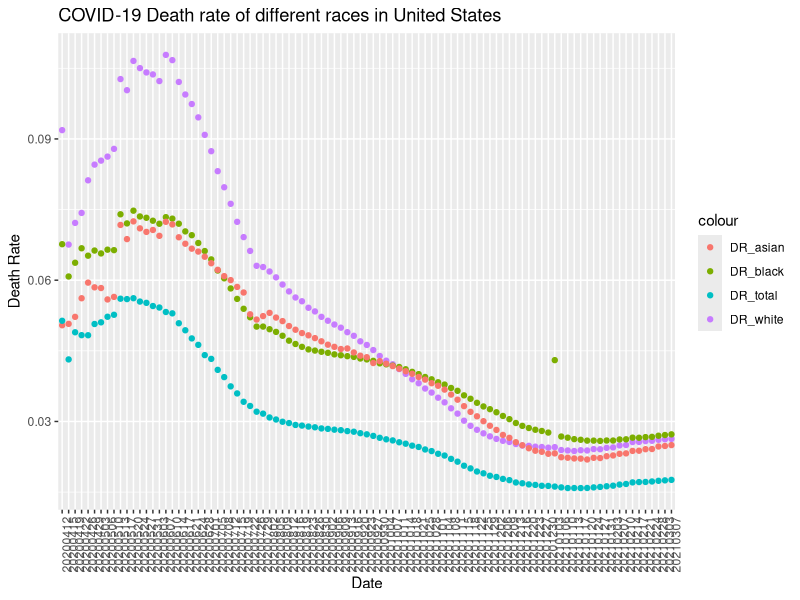

R code for this plot:
## ---- chunk 1
knitr::opts_chunk$set(echo = TRUE)
library(data.table)
library(dplyr)
library(tidytext)
library(tidyverse)
library(tidyr)
library(ggforce)
## ---- chunk 2
race <- fread("CRDT.csv")
## ---- chunk 3
tab <- race[, .(
NA_total = sum(is.na(race$Cases_Total)),
NA_white = sum(is.na(race$Cases_White)),
NA_black = sum(is.na(race$Cases_Black)),
NA_latinx = sum(is.na(race$Cases_Latinx)),
NA_asian = sum(is.na(race$Cases_Asian)),
NA_AIAN = sum(is.na(race$Cases_AIAN)),
NA_NHPI = sum(is.na(race$Cases_NHPI)),
NA_multi = sum(is.na(race$Cases_Multiracial))
)]
knitr::kable(tab)
## ---- chunk 4
# pick up interested variables
race_state <- unique(race[,.(Date,State,Cases_Total,Cases_White,Cases_Black,Cases_Asian,Deaths_Total,Deaths_White,Deaths_Black,Deaths_Asian)])
# since date here shows to be integer, I changed them into str
race_state$Date <- as.character(race_state$Date)

# drop NAs
race_state <- race_state[!is.na(Cases_Total)]
race_state <- race_state[!is.na(Cases_White)]
race_state <- race_state[!is.na(Cases_Black)]
race_state <- race_state[!is.na(Cases_Asian)]
race_state <- race_state[!is.na(Deaths_Total)]
race_state <- race_state[!is.na(Deaths_White)]
race_state <- race_state[!is.na(Deaths_Black)]
race_state <- race_state[!is.na(Deaths_Asian)]
sum(is.na(race_state))

# Calculate total cases of different races based on date
race_country <- race_state[,.(
  Case_total  = sum(Cases_Total),
  Case_white  = sum(Cases_White),
  Case_black  = sum(Cases_Black),
  Case_asian  = sum(Cases_Asian),
  Death_total = sum(Deaths_Total),
  Death_white = sum(Deaths_White),
  Death_black = sum(Deaths_Black),
  Death_asian = sum(Deaths_Asian)
), by = Date]

# Calculate death rate
race_state  [, DR_total := Deaths_Total/Cases_Total]
race_state  [, DR_white := Deaths_White/Cases_White]
race_state  [, DR_black := Deaths_Black/Cases_Black]
race_state  [, DR_asian := Deaths_Asian/Cases_Asian]
race_country[, DR_total := Death_total/Case_total]
race_country[, DR_white := Death_white/Case_white]
race_country[, DR_black := Death_black/Case_black]
race_country[, DR_asian := Death_asian/Case_asian]

# Stick to CA data
CA <- filter(race_state, State == "CA")

# Race with highest DR in each state.
latest <- filter(race_state, Date == "20210307")
latest <- latest[, highest_DR := 
         fifelse(DR_white == max(DR_white,DR_black,DR_asian),"White",
          fifelse(DR_black == max(DR_white,DR_black,DR_asian),"Black","Asian"
          )), by = State]
## ---- chunk 5
ggplot(data = race_country) + 
  geom_point(mapping = aes(x = Date, y = DR_white, color = "DR_white"))+
  geom_point(mapping = aes(x = Date, y = DR_black, color = "DR_black"))+
  geom_point(mapping = aes(x = Date, y = DR_asian, color = "DR_asian"))+
  geom_point(mapping = aes(x = Date, y = DR_total,color = "DR_total"))+
  labs(x = "Date", y = "Death Rate")+
  labs(title = "COVID-19 Death rate of different races in United States")+
  theme(axis.text.x = element_text(angle=90, hjust=1, vjust=1))
